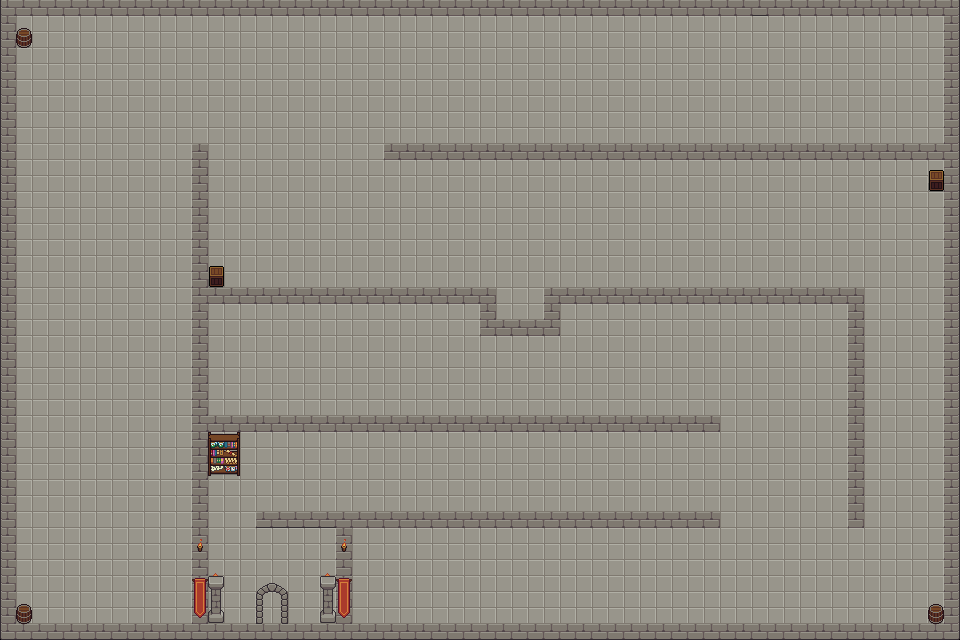

Tiled map render using the project's own tile images. Description and the map definition, with tile-layer contents summarised, below:
An orthogonal 60x40 tile map with 16x16 px tiles, 3 tile layers (Tile Layer 1, Tile Layer 3, Tile Layer 2), 7 tilesets and 60 objects (21x guard_start, 21x guard_end, 15x wall, player_spawn, server, ...).

<map version="1.10" tiledversion="1.12.2" orientation="orthogonal" renderorder="right-down" width="60" height="40" tilewidth="16" tileheight="16" infinite="0" nextlayerid="16" nextobjectid="146">
 <tileset firstgid="1" name="Map3" tilewidth="16" tileheight="16" tilecount="112" columns="16">
  <image source="tilesetAD/map4/Pixel Lands Dungeons Demo/Pixel Lands Dungeons Demo/dungeons_demo.png" width="256" height="112" />
 </tileset>
 <tileset firstgid="113" name="3" tilewidth="16" tileheight="16" tilecount="72" columns="8">
  <image source="tilesetAD/map4/Pixel Lands Dungeons Demo/Pixel Lands Dungeons Demo/dungeons_demo_animated.png" width="128" height="144" />
 </tileset>
 <tileset firstgid="185" name="farm" tilewidth="16" tileheight="16" tilecount="128" columns="16">
  <image source="tilesetAD/map4/Pixel Lands Farm Demo/Pixel Lands Farm Demo/objects_demo.png" width="256" height="128" />
 </tileset>
 <tileset firstgid="313" name="farm1" tilewidth="16" tileheight="16" tilecount="128" columns="16">
  <image source="tilesetAD/map4/Pixel Lands Farm Demo/Pixel Lands Farm Demo/terrain_demo.png" width="256" height="128" />
 </tileset>
 <tileset firstgid="441" name="Structure" tilewidth="16" tileheight="16" tilecount="2" columns="1">
  <image source="tilesetAD/map1/Dungeon Gathering Free Version/Structure.png" width="16" height="32" />
 </tileset>
 <tileset firstgid="443" name="Set 1.0" tilewidth="16" tileheight="16" tilecount="48" columns="12">
  <image source="tilesetAD/map1/Dungeon Gathering Free Version/Set 1.0.png" width="192" height="64" />
 </tileset>
 <tileset firstgid="491" name="Set 1.2" tilewidth="16" tileheight="16" tilecount="96" columns="16">
  <image source="tilesetAD/map1/Dungeon Gathering Free Version/Set 1.2.png" width="256" height="96" />
 </tileset>
 <layer id="1" name="Tile Layer 1" width="60" height="40">
  <data>[2400 cells, 2400 non-empty, 10 distinct tile ids]</data>
 </layer>
 <objectgroup id="6" name="collisions">
  <object id="10" name="wall" x="0.333333" y="-0.666667" width="15.6667" height="640.333" />
  <object id="11" name="wall" x="0.5" y="-0.75" width="959.75" height="15.5" />
  <object id="12" name="wall" x="944.25" y="0.25" width="15.75" height="639.75" />
  <object id="13" name="wall" x="0.363636" y="624.545" width="959.091" height="14.7273" />
  <object id="88" name="wall" x="192" y="144" width="16" height="480" />
  <object id="89" name="wall" x="384" y="144" width="560" height="16" />
  <object id="90" name="wall" x="208" y="288" width="288" height="16" />
  <object id="91" name="wall" x="544" y="288" width="320" height="16" />
  <object id="92" name="wall" x="848" y="288" width="16" height="240" />
  <object id="93" name="wall" x="480" y="304" width="16" height="32" />
  <object id="94" name="wall" x="480" y="320" width="80" height="16" />
  <object id="95" name="wall" x="544" y="304" width="16" height="32" />
  <object id="96" name="wall" x="336" y="512" width="16" height="112" />
  <object id="97" name="wall" x="257.333" y="511.333" width="462.667" height="16" />
  <object id="98" name="wall" x="208" y="416" width="512" height="16" />
 </objectgroup>
 <objectgroup id="11" name="entities">
  <object id="99" name="player_spawn" x="896" y="64" width="16" height="16" />
  <object id="100" name="server" x="256" y="592" width="32" height="32" />
 </objectgroup>
 <objectgroup id="13" name="key">
  <object id="101" name="key" x="256" y="352" width="16" height="16" />
 </objectgroup>
 <objectgroup id="14" name="enemies">
  <object id="102" name="guard_start" x="544" y="32" width="16" height="16">
   <properties>
    <property name="id" type="int" value="1" />
   </properties>
  </object>
  <object id="103" name="guard_end" x="784" y="112" width="16" height="16">
   <properties>
    <property name="id" type="int" value="1" />
   </properties>
  </object>
  <object id="104" name="guard_start" x="784" y="32" width="16" height="16">
   <properties>
    <property name="id" type="int" value="2" />
   </properties>
  </object>
  <object id="105" name="guard_end" x="544" y="112" width="16" height="16">
   <properties>
    <property name="id" type="int" value="2" />
   </properties>
  </object>
  <object id="106" name="guard_start" x="272" y="80" width="16" height="16">
   <properties>
    <property name="id" type="int" value="3" />
   </properties>
  </object>
  <object id="107" name="guard_end" x="704" y="80" width="16" height="16">
   <properties>
    <property name="id" type="int" value="3" />
   </properties>
  </object>
  <object id="108" name="guard_start" x="48" y="48" width="16" height="16">
   <properties>
    <property name="id" type="int" value="4" />
   </properties>
  </object>
  <object id="109" name="guard_end" x="384" y="48" width="16" height="16">
   <properties>
    <property name="id" type="int" value="4" />
   </properties>
  </object>
  <object id="110" name="guard_start" x="32" y="192" width="16" height="16">
   <properties>
    <property name="id" type="int" value="5" />
   </properties>
  </object>
  <object id="111" name="guard_end" x="32" y="576" width="16" height="16">
   <properties>
    <property name="id" type="int" value="5" />
   </properties>
  </object>
  <object id="112" name="guard_start" x="144" y="576" width="16" height="16">
   <properties>
    <property name="id" type="int" value="6" />
   </properties>
  </object>
  <object id="113" name="guard_end" x="144" y="176" width="16" height="16">
   <properties>
    <property name="id" type="int" value="6" />
   </properties>
  </object>
  <object id="114" name="guard_start" x="80" y="384" width="16" height="16">
   <properties>
    <property name="id" type="int" value="7" />
   </properties>
  </object>
  <object id="115" name="guard_end" x="160" y="80" width="16" height="16">
   <properties>
    <property name="id" type="int" value="7" />
   </properties>
  </object>
  <object id="116" name="guard_start" x="256" y="192" width="16" height="16">
   <properties>
    <property name="id" type="int" value="8" />
   </properties>
  </object>
  <object id="117" name="guard_end" x="880" y="192" width="16" height="16">
   <properties>
    <property name="id" type="int" value="8" />
   </properties>
  </object>
  <object id="118" name="guard_start" x="864" y="240" width="16" height="16">
   <properties>
    <property name="id" type="int" value="9" />
   </properties>
  </object>
  <object id="119" name="guard_end" x="304" y="240" width="16" height="16">
   <properties>
    <property name="id" type="int" value="9" />
   </properties>
  </object>
  <object id="120" name="guard_start" x="768" y="192" width="16" height="16">
   <properties>
    <property name="id" type="int" value="10" />
   </properties>
  </object>
  <object id="121" name="guard_end" x="432" y="192" width="16" height="16">
   <properties>
    <property name="id" type="int" value="10" />
   </properties>
  </object>
  <object id="122" name="guard_start" x="432" y="256" width="16" height="16">
   <properties>
    <property name="id" type="int" value="11" />
   </properties>
  </object>
  <object id="124" name="guard_end" x="784" y="256" width="16" height="16">
   <properties>
    <property name="id" type="int" value="11" />
   </properties>
  </object>
  <object id="125" name="guard_start" x="896" y="304" width="16" height="16">
   <properties>
    <property name="id" type="int" value="12" />
   </properties>
  </object>
  <object id="126" name="guard_end" x="896" y="528" width="16" height="16">
   <properties>
    <property name="id" type="int" value="12" />
   </properties>
  </object>
  </objectgroup>
 <layer id="15" name="Tile Layer 3" width="60" height="40">
  <data>[2400 cells, 4 non-empty, 2 distinct tile ids]</data>
 </layer>
 <layer id="12" name="Tile Layer 2" width="60" height="40">
  <data>[2400 cells, 38 non-empty, 24 distinct tile ids]</data>
 </layer>
</map>
<!-- 18 of 60 objects omitted -->
